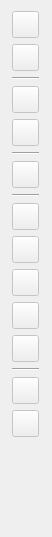
<?xml version="1.0" encoding="UTF-8"?>
<ui version="4.0">
 <class>Dialog</class>
 <widget class="QDialog" name="Dialog">
  <property name="enabled">
   <bool>true</bool>
  </property>
  <property name="geometry">
   <rect>
    <x>0</x>
    <y>0</y>
    <width>52</width>
    <height>537</height>
   </rect>
  </property>
  <property name="minimumSize">
   <size>
    <width>0</width>
    <height>363</height>
   </size>
  </property>
  <property name="maximumSize">
   <size>
    <width>52</width>
    <height>16777215</height>
   </size>
  </property>
  <property name="windowTitle">
   <string>Dialog</string>
  </property>
  <layout class="QGridLayout" name="gridLayout">
   <item row="4" column="0">
    <widget class="QPushButton" name="btn_poisk_objectov_sloev">
     <property name="enabled">
      <bool>false</bool>
     </property>
     <property name="minimumSize">
      <size>
       <width>27</width>
       <height>27</height>
      </size>
     </property>
     <property name="maximumSize">
      <size>
       <width>27</width>
       <height>27</height>
      </size>
     </property>
     <property name="toolTip">
      <string>Поиск узлов</string>
     </property>
     <property name="text">
      <string/>
     </property>
     <property name="icon">
      <iconset>
       <normaloff>../icons/serch_max.png</normaloff>../icons/serch_max.png</iconset>
     </property>
     <property name="iconSize">
      <size>
       <width>22</width>
       <height>22</height>
      </size>
     </property>
    </widget>
   </item>
   <item row="0" column="0">
    <widget class="QPushButton" name="btn_regim_uzlov">
     <property name="enabled">
      <bool>false</bool>
     </property>
     <property name="minimumSize">
      <size>
       <width>27</width>
       <height>27</height>
      </size>
     </property>
     <property name="maximumSize">
      <size>
       <width>27</width>
       <height>27</height>
      </size>
     </property>
     <property name="toolTip">
      <string>Активировать режим узлов</string>
     </property>
     <property name="text">
      <string/>
     </property>
     <property name="icon">
      <iconset>
       <normaloff>../icons/vershini_max.png</normaloff>../icons/vershini_max.png</iconset>
     </property>
     <property name="iconSize">
      <size>
       <width>22</width>
       <height>22</height>
      </size>
     </property>
     <property name="checkable">
      <bool>true</bool>
     </property>
    </widget>
   </item>
   <item row="3" column="0">
    <widget class="QPushButton" name="btn_spisok_videleniv">
     <property name="enabled">
      <bool>false</bool>
     </property>
     <property name="minimumSize">
      <size>
       <width>27</width>
       <height>27</height>
      </size>
     </property>
     <property name="maximumSize">
      <size>
       <width>27</width>
       <height>27</height>
      </size>
     </property>
     <property name="toolTip">
      <string>Список выделенных</string>
     </property>
     <property name="text">
      <string/>
     </property>
     <property name="icon">
      <iconset>
       <normaloff>../icons/spisok_videlennih.png</normaloff>../icons/spisok_videlennih.png</iconset>
     </property>
     <property name="iconSize">
      <size>
       <width>22</width>
       <height>22</height>
      </size>
     </property>
     <property name="checkable">
      <bool>false</bool>
     </property>
    </widget>
   </item>
   <item row="1" column="0">
    <widget class="QPushButton" name="btn_regim_reber">
     <property name="enabled">
      <bool>false</bool>
     </property>
     <property name="minimumSize">
      <size>
       <width>27</width>
       <height>27</height>
      </size>
     </property>
     <property name="maximumSize">
      <size>
       <width>27</width>
       <height>27</height>
      </size>
     </property>
     <property name="toolTip">
      <string>Активировать режим ребер</string>
     </property>
     <property name="text">
      <string/>
     </property>
     <property name="icon">
      <iconset>
       <normaloff>../icons/rebra_max.png</normaloff>../icons/rebra_max.png</iconset>
     </property>
     <property name="iconSize">
      <size>
       <width>22</width>
       <height>22</height>
      </size>
     </property>
     <property name="checkable">
      <bool>true</bool>
     </property>
    </widget>
   </item>
   <item row="10" column="0">
    <widget class="QPushButton" name="btn_copy_uzel">
     <property name="enabled">
      <bool>false</bool>
     </property>
     <property name="minimumSize">
      <size>
       <width>27</width>
       <height>27</height>
      </size>
     </property>
     <property name="maximumSize">
      <size>
       <width>27</width>
       <height>27</height>
      </size>
     </property>
     <property name="toolTip">
      <string>Копировать узел</string>
     </property>
     <property name="text">
      <string/>
     </property>
     <property name="icon">
      <iconset>
       <normaloff>../icons/copy_ver_max.png</normaloff>../icons/copy_ver_max.png</iconset>
     </property>
     <property name="iconSize">
      <size>
       <width>22</width>
       <height>22</height>
      </size>
     </property>
     <property name="checkable">
      <bool>true</bool>
     </property>
     <property name="checked">
      <bool>false</bool>
     </property>
    </widget>
   </item>
   <item row="9" column="0">
    <widget class="QPushButton" name="btn_edt_uzel">
     <property name="enabled">
      <bool>false</bool>
     </property>
     <property name="minimumSize">
      <size>
       <width>27</width>
       <height>27</height>
      </size>
     </property>
     <property name="maximumSize">
      <size>
       <width>27</width>
       <height>27</height>
      </size>
     </property>
     <property name="toolTip">
      <string>Редактировать узел</string>
     </property>
     <property name="text">
      <string/>
     </property>
     <property name="icon">
      <iconset>
       <normaloff>../icons/edit_ver_max.png</normaloff>../icons/edit_ver_max.png</iconset>
     </property>
     <property name="iconSize">
      <size>
       <width>22</width>
       <height>22</height>
      </size>
     </property>
     <property name="checkable">
      <bool>true</bool>
     </property>
     <property name="checked">
      <bool>false</bool>
     </property>
    </widget>
   </item>
   <item row="2" column="0">
    <widget class="Line" name="line_2">
     <property name="orientation">
      <enum>Qt::Horizontal</enum>
     </property>
    </widget>
   </item>
   <item row="5" column="0">
    <widget class="Line" name="line">
     <property name="orientation">
      <enum>Qt::Horizontal</enum>
     </property>
    </widget>
   </item>
   <item row="8" column="0">
    <widget class="QPushButton" name="btn_create_uzel">
     <property name="enabled">
      <bool>false</bool>
     </property>
     <property name="minimumSize">
      <size>
       <width>27</width>
       <height>27</height>
      </size>
     </property>
     <property name="maximumSize">
      <size>
       <width>27</width>
       <height>27</height>
      </size>
     </property>
     <property name="toolTip">
      <string>Создать узел</string>
     </property>
     <property name="text">
      <string/>
     </property>
     <property name="icon">
      <iconset>
       <normaloff>../icons/add_ver_max.png</normaloff>../icons/add_ver_max.png</iconset>
     </property>
     <property name="iconSize">
      <size>
       <width>22</width>
       <height>22</height>
      </size>
     </property>
     <property name="checkable">
      <bool>true</bool>
     </property>
    </widget>
   </item>
   <item row="13" column="0">
    <widget class="Line" name="line_4">
     <property name="orientation">
      <enum>Qt::Horizontal</enum>
     </property>
    </widget>
   </item>
   <item row="14" column="0">
    <widget class="QPushButton" name="btn_create_reb">
     <property name="enabled">
      <bool>false</bool>
     </property>
     <property name="minimumSize">
      <size>
       <width>27</width>
       <height>27</height>
      </size>
     </property>
     <property name="maximumSize">
      <size>
       <width>27</width>
       <height>27</height>
      </size>
     </property>
     <property name="toolTip">
      <string>Создать ребро</string>
     </property>
     <property name="text">
      <string/>
     </property>
     <property name="icon">
      <iconset>
       <normaloff>../icons/add_reb_max.png</normaloff>../icons/add_reb_max.png</iconset>
     </property>
     <property name="iconSize">
      <size>
       <width>22</width>
       <height>22</height>
      </size>
     </property>
     <property name="checkable">
      <bool>true</bool>
     </property>
    </widget>
   </item>
   <item row="7" column="0">
    <widget class="Line" name="line_3">
     <property name="orientation">
      <enum>Qt::Horizontal</enum>
     </property>
    </widget>
   </item>
   <item row="11" column="0">
    <widget class="QPushButton" name="btn_rem_uzel">
     <property name="enabled">
      <bool>false</bool>
     </property>
     <property name="minimumSize">
      <size>
       <width>27</width>
       <height>27</height>
      </size>
     </property>
     <property name="maximumSize">
      <size>
       <width>27</width>
       <height>27</height>
      </size>
     </property>
     <property name="toolTip">
      <string>Добавить ремонт узла</string>
     </property>
     <property name="text">
      <string/>
     </property>
     <property name="icon">
      <iconset>
       <normaloff>../icons/rem_ver_max.png</normaloff>../icons/rem_ver_max.png</iconset>
     </property>
     <property name="iconSize">
      <size>
       <width>22</width>
       <height>22</height>
      </size>
     </property>
     <property name="checkable">
      <bool>true</bool>
     </property>
    </widget>
   </item>
   <item row="12" column="0">
    <widget class="QPushButton" name="btn_del_uzel">
     <property name="enabled">
      <bool>false</bool>
     </property>
     <property name="minimumSize">
      <size>
       <width>27</width>
       <height>27</height>
      </size>
     </property>
     <property name="maximumSize">
      <size>
       <width>27</width>
       <height>27</height>
      </size>
     </property>
     <property name="toolTip">
      <string>Удалить узел</string>
     </property>
     <property name="text">
      <string/>
     </property>
     <property name="icon">
      <iconset>
       <normaloff>../icons/del_ver_max.png</normaloff>../icons/del_ver_max.png</iconset>
     </property>
     <property name="iconSize">
      <size>
       <width>22</width>
       <height>22</height>
      </size>
     </property>
     <property name="checkable">
      <bool>true</bool>
     </property>
    </widget>
   </item>
   <item row="6" column="0">
    <widget class="QPushButton" name="btn_support_create">
     <property name="enabled">
      <bool>false</bool>
     </property>
     <property name="minimumSize">
      <size>
       <width>27</width>
       <height>27</height>
      </size>
     </property>
     <property name="maximumSize">
      <size>
       <width>27</width>
       <height>27</height>
      </size>
     </property>
     <property name="toolTip">
      <string>Сформировать отчет</string>
     </property>
     <property name="text">
      <string/>
     </property>
     <property name="icon">
      <iconset>
       <normaloff>../icons/otchet_max.png</normaloff>../icons/otchet_max.png</iconset>
     </property>
     <property name="iconSize">
      <size>
       <width>22</width>
       <height>22</height>
      </size>
     </property>
    </widget>
   </item>
   <item row="16" column="0">
    <spacer name="verticalSpacer">
     <property name="orientation">
      <enum>Qt::Vertical</enum>
     </property>
     <property name="sizeHint" stdset="0">
      <size>
       <width>20</width>
       <height>106</height>
      </size>
     </property>
    </spacer>
   </item>
   <item row="15" column="0">
    <widget class="QPushButton" name="btn_del_reb">
     <property name="enabled">
      <bool>false</bool>
     </property>
     <property name="minimumSize">
      <size>
       <width>27</width>
       <height>27</height>
      </size>
     </property>
     <property name="maximumSize">
      <size>
       <width>27</width>
       <height>27</height>
      </size>
     </property>
     <property name="toolTip">
      <string>Удалить ребро</string>
     </property>
     <property name="text">
      <string/>
     </property>
     <property name="icon">
      <iconset>
       <normaloff>../icons/del_reb_max.png</normaloff>../icons/del_reb_max.png</iconset>
     </property>
     <property name="iconSize">
      <size>
       <width>22</width>
       <height>22</height>
      </size>
     </property>
     <property name="checkable">
      <bool>true</bool>
     </property>
    </widget>
   </item>
  </layout>
 </widget>
 <resources/>
 <connections/>
</ui>
